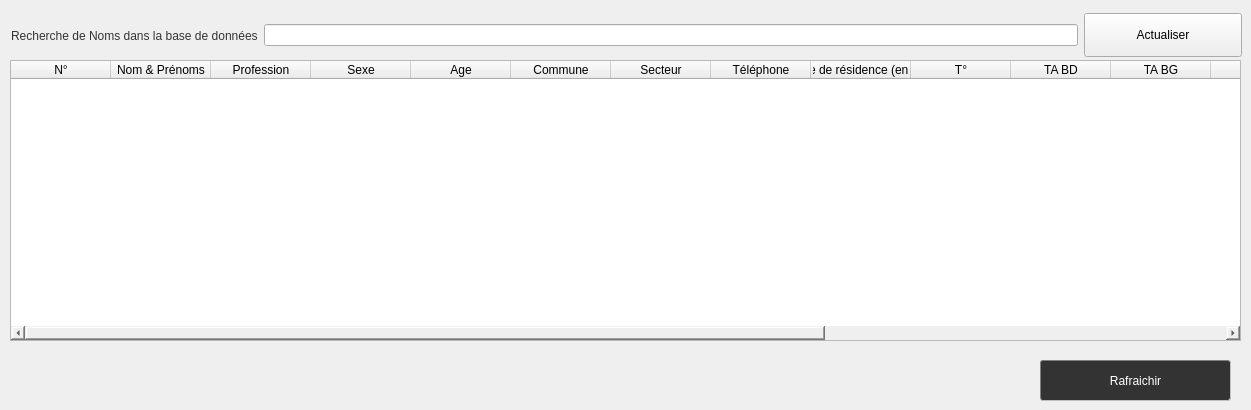
    <widget class="QWidget" name="patient_tab">
     <attribute name="title">
      <string>Informations de Tous les Patients</string>
     </attribute>
     <widget class="QTableWidget" name="restitute_tbl">
      <property name="geometry">
       <rect>
        <x>10</x>
        <y>60</y>
        <width>1231</width>
        <height>281</height>
       </rect>
      </property>
      <property name="sizePolicy">
       <sizepolicy hsizetype="Expanding" vsizetype="Expanding">
        <horstretch>0</horstretch>
        <verstretch>0</verstretch>
       </sizepolicy>
      </property>
      <property name="styleSheet">
       <string notr="true">border-color: rgb(131, 171, 240);</string>
      </property>
      <property name="autoScrollMargin">
       <number>12</number>
      </property>
      <property name="columnCount">
       <number>18</number>
      </property>
      <attribute name="horizontalHeaderCascadingSectionResizes">
       <bool>true</bool>
      </attribute>
      <attribute name="verticalHeaderCascadingSectionResizes">
       <bool>true</bool>
      </attribute>
      <attribute name="verticalHeaderDefaultSectionSize">
       <number>30</number>
      </attribute>
      <column>
       <property name="text">
        <string>N°</string>
       </property>
      </column>
      <column>
       <property name="text">
        <string>Nom &amp; Prénoms</string>
       </property>
      </column>
      <column>
       <property name="text">
        <string>Profession</string>
       </property>
      </column>
      <column>
       <property name="text">
        <string>Sexe</string>
       </property>
      </column>
      <column>
       <property name="text">
        <string>Age</string>
       </property>
      </column>
      <column>
       <property name="text">
        <string>Commune</string>
       </property>
      </column>
      <column>
       <property name="text">
        <string>Secteur</string>
       </property>
      </column>
      <column>
       <property name="text">
        <string>Téléphone</string>
       </property>
      </column>
      <column>
       <property name="text">
        <string>Zone de résidence (en Km)</string>
       </property>
      </column>
      <column>
       <property name="text">
        <string>T°</string>
       </property>
      </column>
      <column>
       <property name="text">
        <string>TA BD</string>
       </property>
      </column>
      <column>
       <property name="text">
        <string>TA BG</string>
       </property>
      </column>
      <column>
       <property name="text">
        <string>BG</string>
       </property>
      </column>
      <column>
       <property name="text">
        <string>Poids</string>
       </property>
      </column>
      <column>
       <property name="text">
        <string>Diagnostic</string>
       </property>
      </column>
      <column>
       <property name="text">
        <string>Traitements</string>
       </property>
      </column>
      <column>
       <property name="text">
        <string>Observations</string>
       </property>
      </column>
      <column>
       <property name="text">
        <string>Date et Heure</string>
       </property>
      </column>
     </widget>
     <widget class="QPushButton" name="refresh_btn">
      <property name="geometry">
       <rect>
        <x>1040</x>
        <y>360</y>
        <width>191</width>
        <height>41</height>
       </rect>
      </property>
      <property name="styleSheet">
       <string notr="true">QPushButton{
	background-color:  rgb(51, 51, 51);
	border-radius: 3px;
	color: white;
	border: 1px inset gray;
	font: 16pt &quot;Century Gothic&quot;;
}

QPushButton:hover{
	background-color: orange;
border-radius: 3px;
	border: 1px inset gray;
	color: black;
	font: 16pt &quot;Century Gothic&quot;;
}</string>
      </property>
      <property name="text">
       <string>Rafraichir</string>
      </property>
     </widget>
     <widget class="QWidget" name="horizontalLayoutWidget_3">
      <property name="geometry">
       <rect>
        <x>11</x>
        <y>10</y>
        <width>1231</width>
        <height>51</height>
       </rect>
      </property>
      <layout class="QHBoxLayout" name="horizontalLayout_3">
       <item>
        <widget class="QLabel" name="search_lbl">
         <property name="styleSheet">
          <string notr="true">font: 10pt &quot;Century Gothic&quot;;
color: rgba(51, 51, 51);</string>
         </property>
         <property name="text">
          <string>Recherche de Noms dans la base de données</string>
         </property>
        </widget>
       </item>
       <item>
        <widget class="QLineEdit" name="search_lineEdit"/>
       </item>
       <item>
        <widget class="QPushButton" name="search_btn">
         <property name="styleSheet">
          <string notr="true">width: 150px;
height: 36px;</string>
         </property>
         <property name="text">
          <string>Actualiser</string>
         </property>
        </widget>
       </item>
      </layout>
     </widget>
    </widget>
